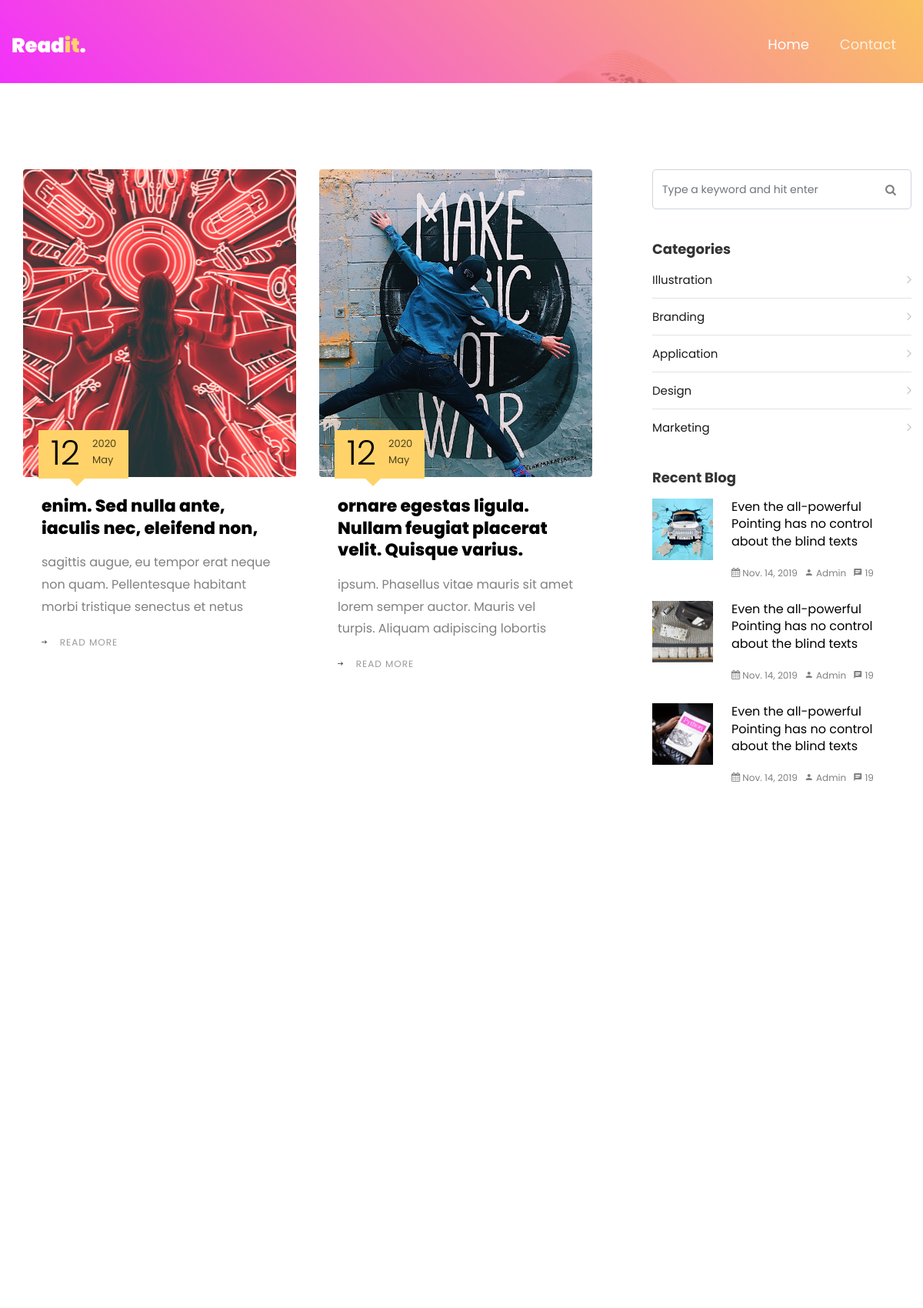
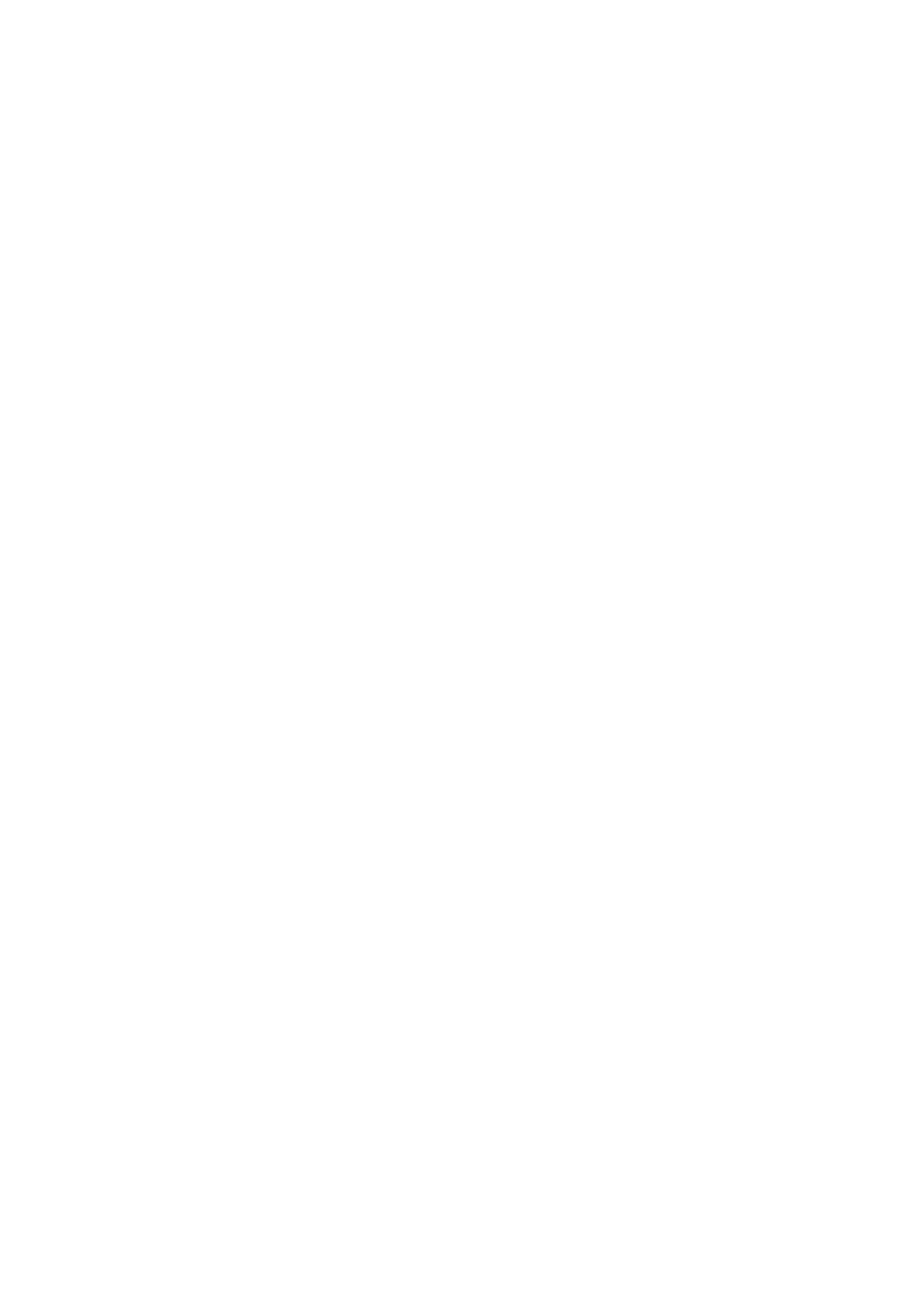
The page / (upper part) on the database its author committed (2 pictures, top to bottom).
### tables this page shows
CREATE TABLE `posts` (
  `id` int(10) unsigned NOT NULL AUTO_INCREMENT,
  `title` varchar(255) NOT NULL,
  `created_at` datetime DEFAULT NULL,
  `resume` varchar(255) DEFAULT NULL,
  `image` varchar(45) DEFAULT NULL,
  `content` text,
  `author_id` int(10) unsigned NOT NULL,
  `category_id` int(10) unsigned NOT NULL,
  PRIMARY KEY (`id`),
  KEY `fk_posts_authors_idx` (`author_id`),
  KEY `fk_posts_categories1_idx` (`category_id`),
  CONSTRAINT `fk_posts_authors` FOREIGN KEY (`author_id`) REFERENCES `authors` (`id`) ON DELETE NO ACTION ON UPDATE NO ACTION,
  CONSTRAINT `fk_posts_categories1` FOREIGN KEY (`category_id`) REFERENCES `categories` (`id`) ON DELETE NO ACTION ON UPDATE NO ACTION
);

### app/controllers/postsController.php (called while the page is built, shortened)
<?php
function indexAction(PDO $connexion)
{
    include_once '../app/models/postsModel.php';
    $posts = \App\Models\postsModel\findAll($connexion);
    include '../app/views/posts/index.php';
    $content = ob_get_clean();
}

### app/routers/index.php (called while the page is built)
<?php
if (isset($_GET['posts'])):
    include_once '../app/routers/posts.php';
else:
    include_once '../app/controllers/postsController.php';
    \App\Controllers\PostsController\indexAction($connexion);
endif;

### public/index.php (called while the page is built)
<?php
require_once "../core/init.php";
require_once "../app/routers/index.php";
require_once "../app/views/templates/default.php";

### app/models/postsModel.php (called while the page is built, shortened)
<?php
function findAll(PDO $connexion, int $limit = 10)
{
    $sql = "SELECT *
        FROM posts
        ORDER BY created_at DESC
        LIMIT :limit;";
    $rs = $connexion->prepare($sql);
    $rs->bindValue(':limit', $limit, PDO::PARAM_INT);
    $rs->execute();
    return $rs->fetchAll(PDO::FETCH_ASSOC);
}

### core/helpers.php (called while the page is built, shortened)
<?php
function dateFormator(string $date, string $format = "d/m/Y"): string
{
    return date($format, strtotime($date));
}
function slugify(string $text): string
{
    $text = iconv('UTF-8', 'ASCII//TRANSLIT//IGNORE', $text);
    $text = strtolower($text);
    $text = preg_replace('/[^a-z0-9]+/', '-', $text);
    $text = trim($text, '-');
    return $text;
}

### app/views/posts/index.php (the view, shortened to what this page needs)
<div class="container">
    <div class="row d-flex">
        <?php foreach ($posts as $post): ?>
            <div class="col-md-6 d-flex ftco-animate">
                <div class="blog-entry justify-content-end">
                    <a href="posts/<?php echo $post['id']; ?>/<?php echo \Core\Helpers\slugify($post['title']); ?>" class="block-20" style="background-image: url('images/<?php echo $post['image']; ?>');">
                    </a>
                    <div class="text p-4 float-right d-block">
                        <div class="topper d-flex align-items-center">
                            <div class="one py-2 pl-3 pr-1 align-self-stretch">
                                <span class="day">
                                    <?php echo \Core\Helpers\dateFormator($post['created_at'], 'd'); ?>
                                </span>
                            </div>
                            <div class="two pl-0 pr-3 py-2 align-self-stretch">
                                <span class="yr">
                                    <?php echo \Core\Helpers\dateFormator($post['created_at'], 'Y'); ?>
                                </span>
                                <span class="mos">
                                    <?php echo \Core\Helpers\dateFormator($post['created_at'], 'M'); ?>
                                </span>
                            </div>
                        </div>
                        <h3 class="heading mb-3">
                            <a href="posts/<?php echo $post['id']; ?>/<?php echo \Core\Helpers\slugify($post['title']); ?>">
                                <?php echo $post['title']; ?>
                            </a>
                        </h3>
                        <p><?php echo $post['resume']; ?></p>
                        <p><a href="posts/<?php echo $post['id']; ?>/<?php echo \Core\Helpers\slugify($post['title']); ?>" class="btn-custom"><span class="ion-ios-arrow-round-forward mr-3"></span>Read more</a></p>
                    </div>
                </div>
            </div>
        <?php endforeach; ?>
    </div>
</div>

### app/views/templates/default.php (shortened to what this page needs)
<!DOCTYPE html>
<html lang="en">
<head>
    <?php include '../app/views/templates/partials/_head.php'; ?>
</head>
<body>
    <?php include '../app/views/templates/partials/_nav.php'; ?>
    <?php include '../app/views/templates/partials/_hero.php'; ?>
    <?php include '../app/views/templates/partials/_main.php'; ?>
</body>
</html>

### app/views/templates/partials/_head.php (shortened to what this page needs)
<link rel="stylesheet" href="css/open-iconic-bootstrap.min.css">
<link rel="stylesheet" href="css/animate.css">
<link rel="stylesheet" href="css/owl.carousel.min.css">
<link rel="stylesheet" href="css/owl.theme.default.min.css">
<link rel="stylesheet" href="css/magnific-popup.css">
<link rel="stylesheet" href="css/aos.css">
<link rel="stylesheet" href="css/ionicons.min.css">
<link rel="stylesheet" href="css/flaticon.css">
<link rel="stylesheet" href="css/icomoon.css">
<link rel="stylesheet" href="css/style.css">

### app/views/templates/partials/_nav.php (shortened to what this page needs)
<nav class="navbar px-md-0 navbar-expand-lg navbar-dark ftco_navbar bg-dark ftco-navbar-light" id="ftco-navbar">
    <div class="container">
        <a class="navbar-brand" href="index.html">Read<i>it</i>.</a>
        <div class="collapse navbar-collapse" id="ftco-nav">
            <ul class="navbar-nav ml-auto">
                <li class="nav-item active"><a href="index.html" class="nav-link">Home</a></li>
                <li class="nav-item"><a href="contact.html" class="nav-link">Contact</a></li>
            </ul>
        </div>
    </div>
</nav>

### app/views/templates/partials/_hero.php
<div class="hero-wrap" style="background-image: url('images/bg_1.jpg');" data-stellar-background-ratio="0.5">
    <div class="overlay"></div>
    <div class="container">
        <div class="row no-gutters slider-text align-items-center justify-content-start" data-scrollax-parent="true">
            <div class="col-md-12 ftco-animate">
                <h1 class="mb-4 mb-md-0" style="height: .9em;"></h1>
            </div>
        </div>
    </div>
</div>

### app/views/templates/partials/_main.php
<section class="ftco-section ftco-degree-bg">
    <div class="container">
        <div class="row">
            <div class="col-lg-8 ftco-animate">
                <?php echo $content; ?>
            </div>
            <?php include '../app/views/templates/partials/_aside.php'; ?>
        </div>
    </div>
</section>

### app/views/templates/partials/_aside.php (shortened to what this page needs)
<div class="col-lg-4 sidebar pl-lg-5 ftco-animate">
    <div class="sidebar-box">
        <form action="#" class="search-form">
            <div class="form-group">
                <span class="icon icon-search"></span>
                <input type="text" class="form-control" placeholder="Type a keyword and hit enter">
            </div>
        </form>
    </div>
    <div class="sidebar-box ftco-animate">
        <div class="categories">
            <h3>Categories</h3>
            <li><a href="#">Illustration <span class="ion-ios-arrow-forward"></span></a></li>
            <li><a href="#">Branding <span class="ion-ios-arrow-forward"></span></a></li>
            <li><a href="#">Application <span class="ion-ios-arrow-forward"></span></a></li>
            <li><a href="#">Design <span class="ion-ios-arrow-forward"></span></a></li>
            <li><a href="#">Marketing <span class="ion-ios-arrow-forward"></span></a></li>
        </div>
    </div>
    <div class="sidebar-box ftco-animate">
        <h3>Recent Blog</h3>
        <div class="block-21 mb-4 d-flex">
            <a class="blog-img mr-4" style="background-image: url(images/image_1.jpg);"></a>
            <div class="text">
                <h3 class="heading"><a href="#">Even the all-powerful Pointing has no control about the blind texts</a></h3>
                <div class="meta">
                    <div><a href="#"><span class="icon-calendar"></span> Nov. 14, 2019</a></div>
                    <div><a href="#"><span class="icon-person"></span> Admin</a></div>
                    <div><a href="#"><span class="icon-chat"></span> 19</a></div>
                </div>
            </div>
        </div>
        <div class="block-21 mb-4 d-flex">
            <a class="blog-img mr-4" style="background-image: url(images/image_2.jpg);"></a>
            <div class="text">
                <h3 class="heading"><a href="#">Even the all-powerful Pointing has no control about the blind texts</a></h3>
                <div class="meta">
                    <div><a href="#"><span class="icon-calendar"></span> Nov. 14, 2019</a></div>
                    <div><a href="#"><span class="icon-person"></span> Admin</a></div>
                    <div><a href="#"><span class="icon-chat"></span> 19</a></div>
                </div>
            </div>
        </div>
        <div class="block-21 mb-4 d-flex">
            <a class="blog-img mr-4" style="background-image: url(images/image_3.jpg);"></a>
            <div class="text">
                <h3 class="heading"><a href="#">Even the all-powerful Pointing has no control about the blind texts</a></h3>
                <div class="meta">
                    <div><a href="#"><span class="icon-calendar"></span> Nov. 14, 2019</a></div>
                    <div><a href="#"><span class="icon-person"></span> Admin</a></div>
                    <div><a href="#"><span class="icon-chat"></span> 19</a></div>
                </div>
            </div>
        </div>
    </div>
</div>

### public/css/icomoon.css (style rules this page uses)
[class^="icon-"], [class*=" icon-"] { font-family: 'icomoon' !important; speak: none; font-style: normal; font-weight: normal; font-variant: normal; text-transform: none; line-height: 1; -webkit-font-smoothing: antialiased; -moz-osx-font-smoothing: grayscale; }
.icon-search:before { content: "\f002"; }
.icon-calendar:before { content: "\f073"; }
.icon-chat:before { content: "\e0b7"; }
.icon-person:before { content: "\e7fd"; }

### rows shown on the page
posts: image (picture), created_at "12", created_at "2020", created_at "May", title "enim. Sed nulla ante, iaculis nec, eleifend non,", resume "sagittis augue, eu tempor erat neque non quam. Pellentesque habitant morbi tristique senectus et netus"
posts: image (picture), created_at "12", created_at "2020", created_at "May", title "ornare egestas ligula. Nullam feugiat placerat velit. Quisque varius.", resume "ipsum. Phasellus vitae mauris sit amet lorem semper auctor. Mauris vel turpis. Aliquam adipiscing lobortis"
